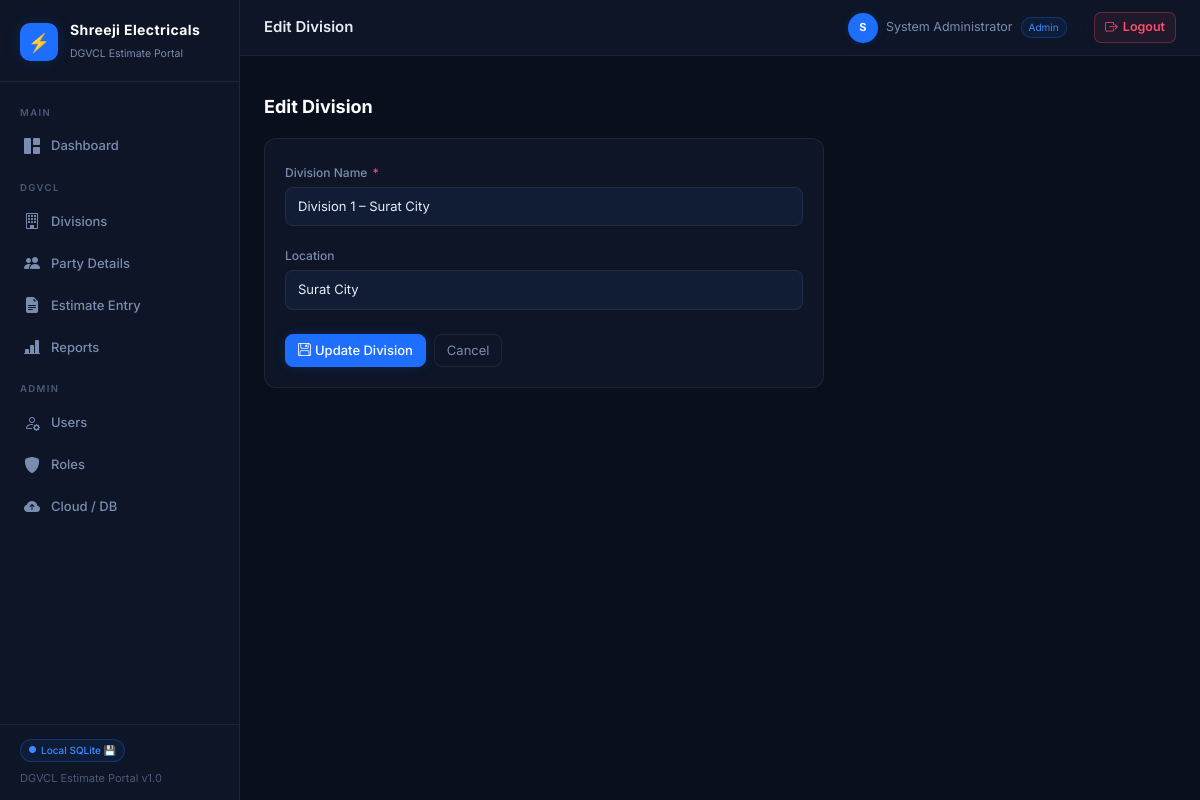
/divisions/edit/1 (signed in), run on the app's committed database.
### tables this page shows
CREATE TABLE dgvcl_users (
    id         INTEGER PRIMARY KEY AUTOINCREMENT,
    username   TEXT NOT NULL UNIQUE,
    password   TEXT NOT NULL,
    full_name  TEXT,
    role_id    INTEGER DEFAULT 2,
    active     INTEGER DEFAULT 1,
    created_at TIMESTAMP DEFAULT CURRENT_TIMESTAMP
);

CREATE TABLE dgvcl_divisions (
    id         INTEGER PRIMARY KEY AUTOINCREMENT,
    name       TEXT NOT NULL UNIQUE,
    location   TEXT,
    created_at TIMESTAMP DEFAULT CURRENT_TIMESTAMP
);

### app.py (the view, shortened to what this page needs)
@app.route('/divisions/edit/<int:did>', methods=['GET','POST'])
@perm('divisions','edit')
def division_edit(did):
    db = get_db()
    division = db.execute("SELECT * FROM dgvcl_divisions WHERE id=?", (did,)).fetchone()
    db.close()
    if not division:
        flash('Division not found.', 'danger')
        return redirect(url_for('divisions'))
    return render_template('division_form.html', division=division)

### app.py (called while the page is built)
def get_permissions(role_id):
    db = get_db()
    rows = db.execute("SELECT * FROM dgvcl_permissions WHERE role_id=?", (role_id,)).fetchall()
    db.close()
    return {r['page']: {'view': r['can_view'], 'edit': r['can_edit'], 'delete': r['can_delete']} for r in rows}

def perm(page, action='view'):
    def decorator(f):
        @wraps(f)
        def dec(*a, **kw):
            if 'user_id' not in session:
                return redirect(url_for('login'))
            p = g.permissions
            if page not in p or not p[page].get(action, 0):
                flash('You do not have permission to perform this action.', 'danger')
                return redirect(url_for('dashboard'))
            return f(*a, **kw)
        return dec
    return decorator

@app.before_request
def load_user():
    g.user = None
    g.permissions = {}
    if 'user_id' in session:
        db = get_db()
        g.user = db.execute(
            "SELECT u.*, r.name as role_name FROM dgvcl_users u LEFT JOIN dgvcl_roles r ON r.id=u.role_id WHERE u.id=?",
            (session['user_id'],)).fetchone()
        db.close()
        if g.user:
            g.permissions = get_permissions(session.get('role_id', 2))

@app.context_processor
def inject_globals():
    return {
        'app_title': cfg.get('APP_TITLE', 'DGVCL Estimate Portal'),
        'cloud_enabled': supa.is_enabled(),
        'db_mode': 'Supabase ☁' if supa.is_enabled() else 'Local SQLite 💾',
        'now': datetime.datetime.now(),
        'g_permissions': g.permissions if hasattr(g, 'permissions') else {},
    }

### config_loader.py (called while the page is built)
def get(key, default=''):
    if not _cache:
        _load()
    return _cache.get(key, default)

### database.py (called while the page is built)
def get_db():
    conn = sqlite3.connect(SQLITE_PATH, timeout=15)
    conn.execute("PRAGMA journal_mode=WAL")
    conn.execute("PRAGMA foreign_keys=ON")
    conn.row_factory = sqlite3.Row
    return conn

### supabase_api.py (called while the page is built)
def _url():  return cfg.get('SUPABASE_URL', '').rstrip('/')

def is_enabled():
    return bool(_url() and _key())

### templates/division_form.html (shortened to what this page needs)
{% extends 'base.html' %}
{% block page_title %}Edit Division{% endblock %}
{% block content %}
<div class="page-header"><h4>Edit Division</h4></div>
<div class="card" style="max-width:560px;">
  <div class="card-body">
    <form method="POST">
      <div class="row g-3">
        <div class="col-12"><label class="form-label">Division Name <span class="required-star">*</span></label>
          <input name="name" class="form-control" required value="{{ division.name }}"></div>
        <div class="col-12"><label class="form-label">Location</label>
          <input name="location" class="form-control" value="{{ division.location or '' }}"></div>
      </div>
      <div class="d-flex gap-2 mt-4">
        <button type="submit" class="btn btn-primary"><i class="bi bi-floppy me-1"></i>Update Division</button>
        <a href="{{ url_for('divisions') }}" class="btn btn-outline-secondary">Cancel</a>
      </div>
    </form>
  </div>
</div>
{% endblock %}

### templates/base.html (shortened to what this page needs)
<!DOCTYPE html>
<html lang="en">
<head>
  <link href="https://cdnjs.cloudflare.com/ajax/libs/bootstrap/5.3.2/css/bootstrap.min.css" rel="stylesheet">
  <link href="https://cdnjs.cloudflare.com/ajax/libs/bootstrap-icons/1.11.3/font/bootstrap-icons.min.css" rel="stylesheet">
</head>
<body>
<nav id="sidebar">
  <div class="sidebar-logo">
    <div class="logo-wrap">
      <div class="logo-icon">⚡</div>
      <div>
        <h6>Shreeji Electricals</h6>
        <small>DGVCL Estimate Portal</small>
      </div>
    </div>
  </div>
  <div class="sidebar-nav">
    <div class="nav-section-label">Main</div>
    <a href="{{ url_for('dashboard') }}"
       class="nav-link-item {% if request.endpoint=='dashboard' %}active{% endif %}">
      <i class="bi bi-grid-1x2-fill"></i> Dashboard
    </a>
    <div class="nav-section-label">DGVCL</div>
    {% if g_permissions.get('divisions',{}).get('view') %}
    <a href="{{ url_for('divisions') }}"
       class="nav-link-item {% if request.endpoint=='divisions' %}active{% endif %}">
      <i class="bi bi-building"></i> Divisions
    </a>
    {% endif %}
    {% if g_permissions.get('parties',{}).get('view') %}
    <a href="{{ url_for('parties') }}"
       class="nav-link-item {% if request.endpoint in ['parties','party_edit'] %}active{% endif %}">
      <i class="bi bi-people-fill"></i> Party Details
    </a>
    {% endif %}
    {% if g_permissions.get('estimates',{}).get('view') %}
    <a href="{{ url_for('estimates') }}"
       class="nav-link-item {% if 'estimate' in request.endpoint %}active{% endif %}">
      <i class="bi bi-file-earmark-text-fill"></i> Estimate Entry
    </a>
    {% endif %}
    {% if g_permissions.get('reports',{}).get('view') %}
    <a href="{{ url_for('reports') }}"
       class="nav-link-item {% if request.endpoint=='reports' %}active{% endif %}">
      <i class="bi bi-bar-chart-line-fill"></i> Reports
    </a>
    {% endif %}
    {% if g_permissions.get('users',{}).get('view') or g_permissions.get('roles',{}).get('view') %}
    <div class="nav-section-label">Admin</div>
    {% endif %}
    {% if g_permissions.get('users',{}).get('view') %}
    <a href="{{ url_for('users') }}"
       class="nav-link-item {% if request.endpoint=='users' %}active{% endif %}">
      <i class="bi bi-person-gear"></i> Users
    </a>
    {% endif %}
    {% if g_permissions.get('roles',{}).get('view') %}
    <a href="{{ url_for('roles_list') }}"
       class="nav-link-item {% if request.endpoint in ['roles_list','role_add','role_edit'] %}active{% endif %}">
      <i class="bi bi-shield-fill"></i> Roles
    </a>
    {% endif %}
    {% if g_permissions.get('users',{}).get('view') %}
    <a href="{{ url_for('cloud_settings') }}"
       class="nav-link-item {% if request.endpoint=='cloud_settings' %}active{% endif %}">
      <i class="bi bi-cloud-arrow-up-fill"></i> Cloud / DB
    </a>
    {% endif %}
  </div>
  <div class="sidebar-footer">
    <div class="db-badge mb-2">
      <i class="bi bi-circle-fill" style="font-size:7px"></i>
      {{ db_mode }}
    </div>
    <div>DGVCL Estimate Portal v1.0</div>
  </div>
</nav>
<div id="main">
  <div class="top-bar">
    <span class="page-title">{% block page_title %}{% endblock %}</span>
    <div class="user-pill">
      <div class="avatar">{{ (session.get('full_name') or session.get('username','?'))[0].upper() }}</div>
      <span>{{ session.get('full_name') or session.get('username') }}</span><span style="font-size:10px;background:var(--blue-subtle);color:var(--blue-bright);padding:2px 7px;border-radius:10px;border:1px solid var(--border-blue);">{{ session.get('role_name','') }}</span>
      <span class="text-muted mx-1">·</span>
      <a href="{{ url_for('logout') }}" class="logout-link text-decoration-none" style="font-size:12.5px;display:flex;align-items:center;gap:5px;font-weight:600;" title="Logout">
        <i class="bi bi-box-arrow-right"></i><span>Logout</span>
      </a>
    </div>
  </div>
  <div class="px-4 pt-3">
  </div>
  <div class="content">
    {% block content %}{% endblock %}
  </div>
</div>
</body>
</html>

### templates/base.html (style rules this page uses)
:root { --navy: #0a0f1e; --navy-2: #0d1526; --navy-3: #111d35; --navy-4: #162040; --blue: #1e6fff; --blue-bright: #3d8bff; --blue-glow: rgba(30,111,255,0.18); --blue-subtle: rgba(30,111,255,0.08); --text: #e8edf5; --text-muted: #7a8db0; --text-dim: #4a5a7a; --border: rgba(255,255,255,0.07); --border-blue: rgba(30,111,255,0.30); --card-bg: #0d1526; --sidebar-w: 240px; --success: #00c9a7; --warning: #f5a623; --danger: #ff4d6d; }
*, *::before, *::after { box-sizing: border-box; }
body { font-family: 'Inter', sans-serif; background: var(--navy); color: var(--text); margin: 0; min-height: 100vh; display: flex; }
#sidebar { width: var(--sidebar-w); height: 100vh; background: var(--navy-2); border-right: 1px solid var(--border); position: fixed; top: 0; left: 0; z-index: 1000; display: flex; flex-direction: column; overflow: hidden; }
.sidebar-logo { padding: 22px 20px 18px; border-bottom: 1px solid var(--border); }
.sidebar-logo .logo-wrap { display: flex; align-items: center; gap: 12px; }
.sidebar-logo .logo-icon { width: 38px; height: 38px; background: var(--blue); border-radius: 10px; display: flex; align-items: center; justify-content: center; font-size: 18px; box-shadow: 0 0 16px var(--blue-glow); flex-shrink: 0; }
.sidebar-logo h6 { color: #fff; font-weight: 700; font-size: 14px; margin: 0; letter-spacing: 0.4px; }
.sidebar-logo small { color: var(--text-muted); font-size: 10.5px; }
.sidebar-nav { padding: 10px 0; flex: 1; overflow-y: auto; scrollbar-width: none; }
.nav-section-label { font-size: 9.5px; font-weight: 600; letter-spacing: 1.4px; text-transform: uppercase; color: var(--text-dim); padding: 14px 20px 5px; }
.nav-link-item { display: flex; align-items: center; gap: 10px; padding: 9px 20px; color: var(--text-muted); text-decoration: none; font-size: 13px; font-weight: 500; border-left: 3px solid transparent; transition: all 0.15s; }
.nav-link-item i { font-size: 16px; width: 18px; text-align: center; }
.sidebar-footer { padding: 14px 20px; border-top: 1px solid var(--border); font-size: 11px; color: var(--text-dim); }
.db-badge { display: inline-flex; align-items: center; gap: 5px; font-size: 10px; font-weight: 500; padding: 3px 8px; border-radius: 20px; background: var(--blue-subtle); color: var(--blue-bright); border: 1px solid var(--border-blue); }
#main { margin-left: var(--sidebar-w); flex: 1; min-height: 100vh; display: flex; flex-direction: column; }
.top-bar { height: 56px; background: var(--navy-2); border-bottom: 1px solid var(--border); display: flex; align-items: center; justify-content: space-between; padding: 0 24px; position: sticky; top: 0; z-index: 100; }
.top-bar .page-title { font-size: 15px; font-weight: 600; color: var(--text); margin: 0; }
.top-bar .user-pill { display: flex; align-items: center; gap: 8px; font-size: 12.5px; color: var(--text-muted); }
.top-bar .user-pill .avatar { width: 30px; height: 30px; border-radius: 50%; background: var(--blue); display: flex; align-items: center; justify-content: center; font-size: 11px; font-weight: 700; color: #fff; box-shadow: 0 0 10px var(--blue-glow); }
.logout-link { color: var(--danger); padding: 5px 10px; border-radius: 7px; border: 1px solid rgba(255,77,109,0.3); background: rgba(255,77,109,0.08); transition: background 0.15s, color 0.15s; }
.content { padding: 24px; flex: 1; }
.card { background: var(--card-bg); border: 1px solid var(--border); border-radius: 12px; }
.card-body { padding: 20px; }
.form-control, .form-select { background: var(--navy-3); border: 1px solid var(--border); color: var(--text); border-radius: 8px; font-size: 13px; padding: 9px 12px; }
.form-control::placeholder { color: var(--text-dim); }
.form-label { font-size: 12px; font-weight: 500; color: var(--text-muted); margin-bottom: 5px; }
.required-star { color: var(--danger); margin-left: 2px; }
.btn-primary { background: var(--blue); border-color: var(--blue); font-size: 13px; font-weight: 500; border-radius: 8px; box-shadow: 0 0 12px var(--blue-glow); }
.btn-outline-secondary { color: var(--text-muted); border-color: var(--border); font-size: 13px; border-radius: 8px; }
.page-header { margin-bottom: 20px; }
.page-header h4 { font-size: 18px; font-weight: 700; margin: 0; color: #fff; }

### data on the page
dgvcl_users: get "System Administrator"
dgvcl_divisions: name "Division 1 – Surat City", location "Surat City"

### other printed values
{{ db_mode }} "Local SQLite 💾"
{{ (session.get('full_name') or session.get('username','?'))[0].upper() }} "S"
{{ session.get('role_name','') }} "Admin"
